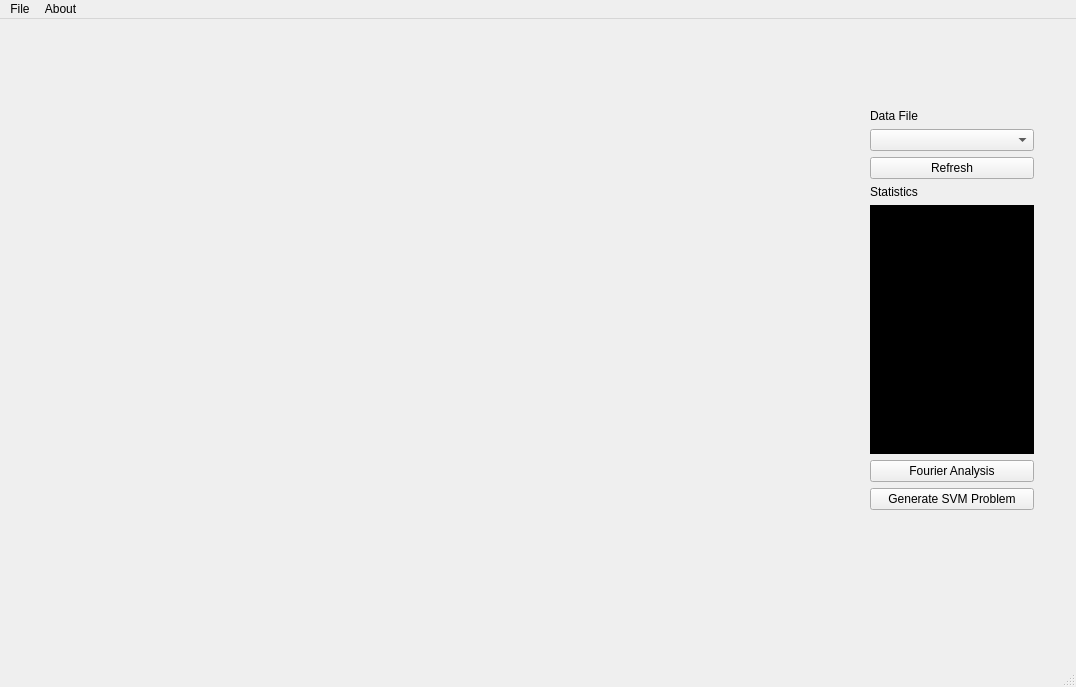
<?xml version="1.0" encoding="UTF-8"?>
<ui version="4.0">
 <class>Visualizer</class>
 <widget class="QMainWindow" name="Visualizer">
  <property name="geometry">
   <rect>
    <x>0</x>
    <y>0</y>
    <width>1076</width>
    <height>687</height>
   </rect>
  </property>
  <property name="windowTitle">
   <string>Analyze Waveform</string>
  </property>
  <widget class="QWidget" name="centralwidget">
   <property name="sizePolicy">
    <sizepolicy hsizetype="Preferred" vsizetype="Preferred">
     <horstretch>0</horstretch>
     <verstretch>0</verstretch>
    </sizepolicy>
   </property>
   <widget class="QWidget" name="verticalLayoutWidget">
    <property name="geometry">
     <rect>
      <x>870</x>
      <y>90</y>
      <width>164</width>
      <height>401</height>
     </rect>
    </property>
    <layout class="QVBoxLayout" name="verticalLayout">
     <item>
      <widget class="QLabel" name="label">
       <property name="text">
        <string>Data File</string>
       </property>
      </widget>
     </item>
     <item>
      <widget class="QComboBox" name="comboBox"/>
     </item>
     <item>
      <widget class="QPushButton" name="refreshBtn">
       <property name="text">
        <string>Refresh</string>
       </property>
      </widget>
     </item>
     <item>
      <widget class="QLabel" name="label_2">
       <property name="text">
        <string>Statistics</string>
       </property>
      </widget>
     </item>
     <item>
      <widget class="QTextBrowser" name="textBrowser">
       <property name="styleSheet">
        <string notr="true">background-color : black; color :green;</string>
       </property>
       <property name="lineWrapColumnOrWidth">
        <number>2</number>
       </property>
       <property name="html">
        <string>&lt;!DOCTYPE HTML PUBLIC &quot;-//W3C//DTD HTML 4.0//EN&quot; &quot;http://www.w3.org/TR/REC-html40/strict.dtd&quot;&gt;
&lt;html&gt;&lt;head&gt;&lt;meta name=&quot;qrichtext&quot; content=&quot;1&quot; /&gt;&lt;style type=&quot;text/css&quot;&gt;
p, li { white-space: pre-wrap; }
&lt;/style&gt;&lt;/head&gt;&lt;body style=&quot; font-family:'Droid Sans'; font-size:10pt; font-weight:400; font-style:normal;&quot;&gt;
&lt;p style=&quot;-qt-paragraph-type:empty; margin-top:0px; margin-bottom:0px; margin-left:0px; margin-right:0px; -qt-block-indent:0; text-indent:0px; font-family:'Ubuntu'; font-size:11pt;&quot;&gt;&lt;br /&gt;&lt;/p&gt;&lt;/body&gt;&lt;/html&gt;</string>
       </property>
      </widget>
     </item>
     <item>
      <widget class="QPushButton" name="fourierBtn">
       <property name="text">
        <string>Fourier Analysis</string>
       </property>
      </widget>
     </item>
     <item>
      <widget class="QPushButton" name="svmBtn">
       <property name="text">
        <string>Generate SVM Problem</string>
       </property>
      </widget>
     </item>
    </layout>
   </widget>
   <widget class="QWidget" name="graph" native="true">
    <property name="geometry">
     <rect>
      <x>40</x>
      <y>10</y>
      <width>801</width>
      <height>621</height>
     </rect>
    </property>
   </widget>
  </widget>
  <widget class="QMenuBar" name="menubar">
   <property name="geometry">
    <rect>
     <x>0</x>
     <y>0</y>
     <width>1076</width>
     <height>25</height>
    </rect>
   </property>
   <widget class="QMenu" name="menuHowdy">
    <property name="title">
     <string>File</string>
    </property>
   </widget>
   <widget class="QMenu" name="menuAbout">
    <property name="title">
     <string>About</string>
    </property>
   </widget>
   <addaction name="menuHowdy"/>
   <addaction name="menuAbout"/>
  </widget>
  <widget class="QStatusBar" name="statusbar"/>
 </widget>
 <resources/>
 <connections/>
</ui>
